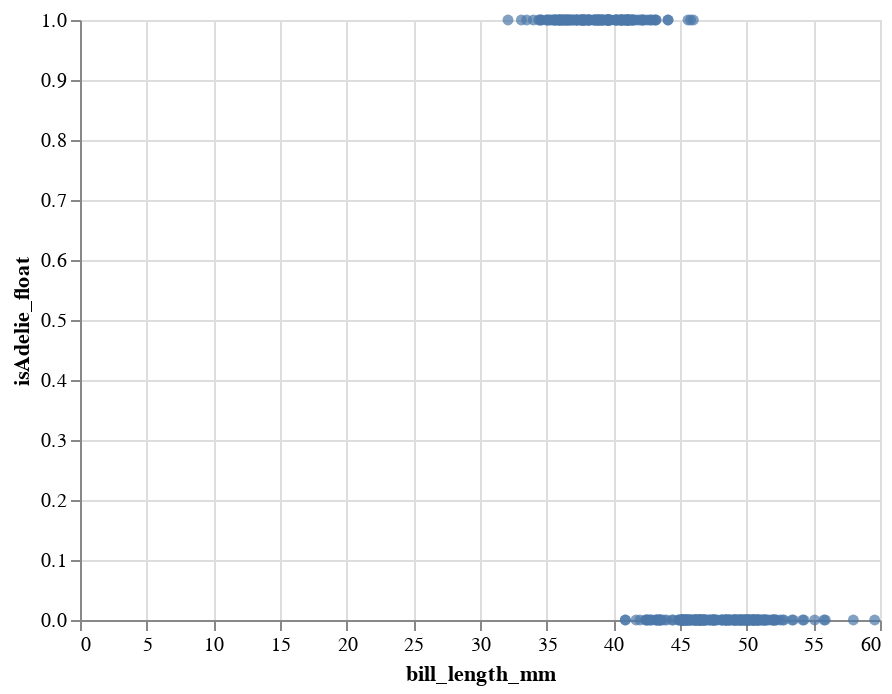

Notebook code cell kept with this figure:
### Code cell
alt.Chart(df).mark_circle().encode(
    x="bill_length_mm",
    y="isAdelie_float"
)

### Figure 1 — Vega-Lite specification as saved in the notebook (floating-point values rounded to 4 significant figures; data arrays with more than 128 entries replaced by an {"elided": "..."} marker saying what was removed)
{"config": {"view": {"continuousWidth": 400, "continuousHeight": 300}}, "data": {"name": "data-81763d2ee876c310be4636cfba0f23ae"}, "mark": "circle", "encoding": {"x": {"type": "quantitative", "field": "bill_length_mm"}, "y": {"type": "quantitative", "field": "isAdelie_float"}}, "$schema": "https://vega.github.io/schema/vega-lite/v4.8.1.json", "datasets": {"data-81763d2ee876c310be4636cfba0f23ae": {"elided": "333 records"}}}
